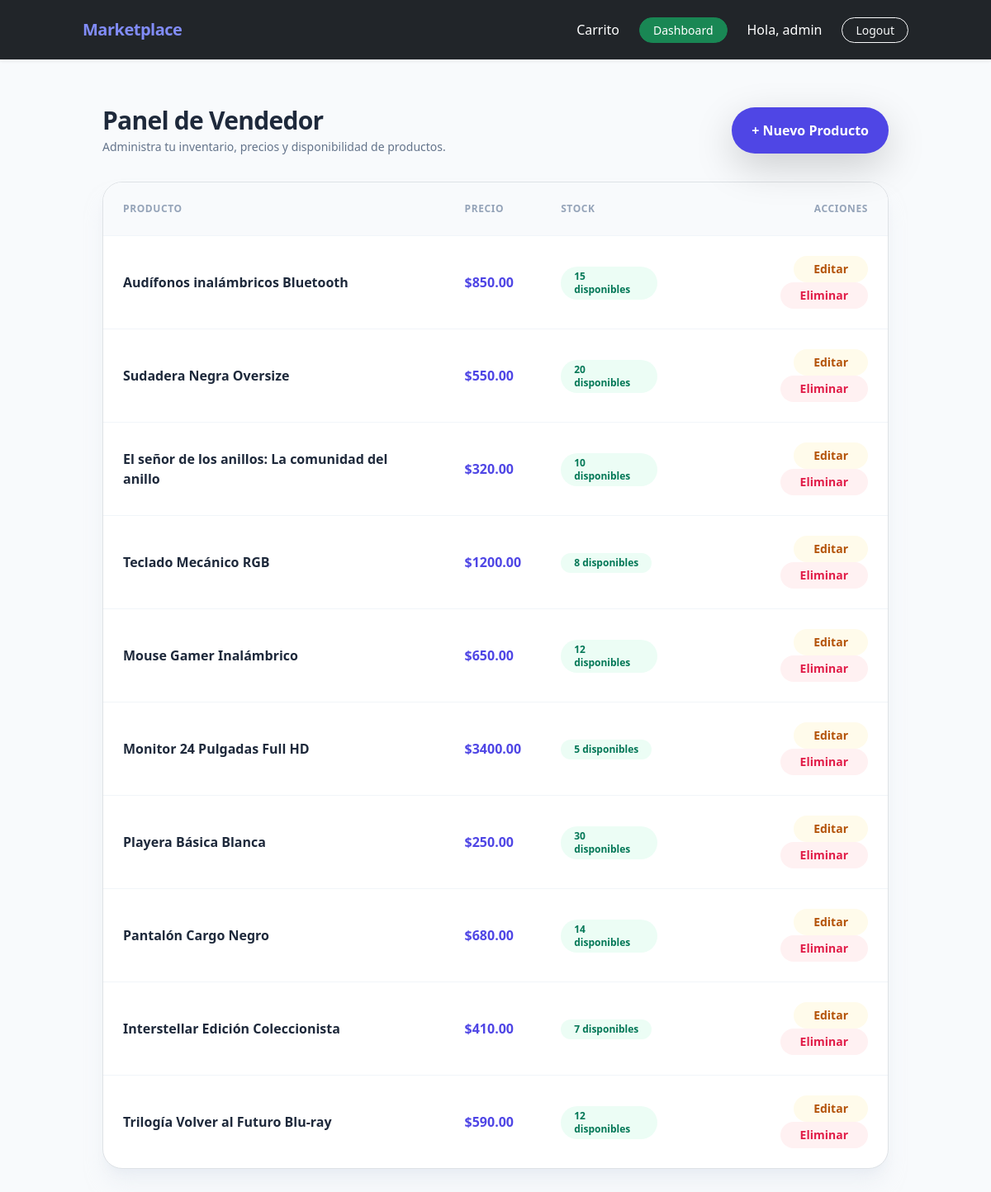
The page /dashboard/ (signed in) on the database as committed earlier.
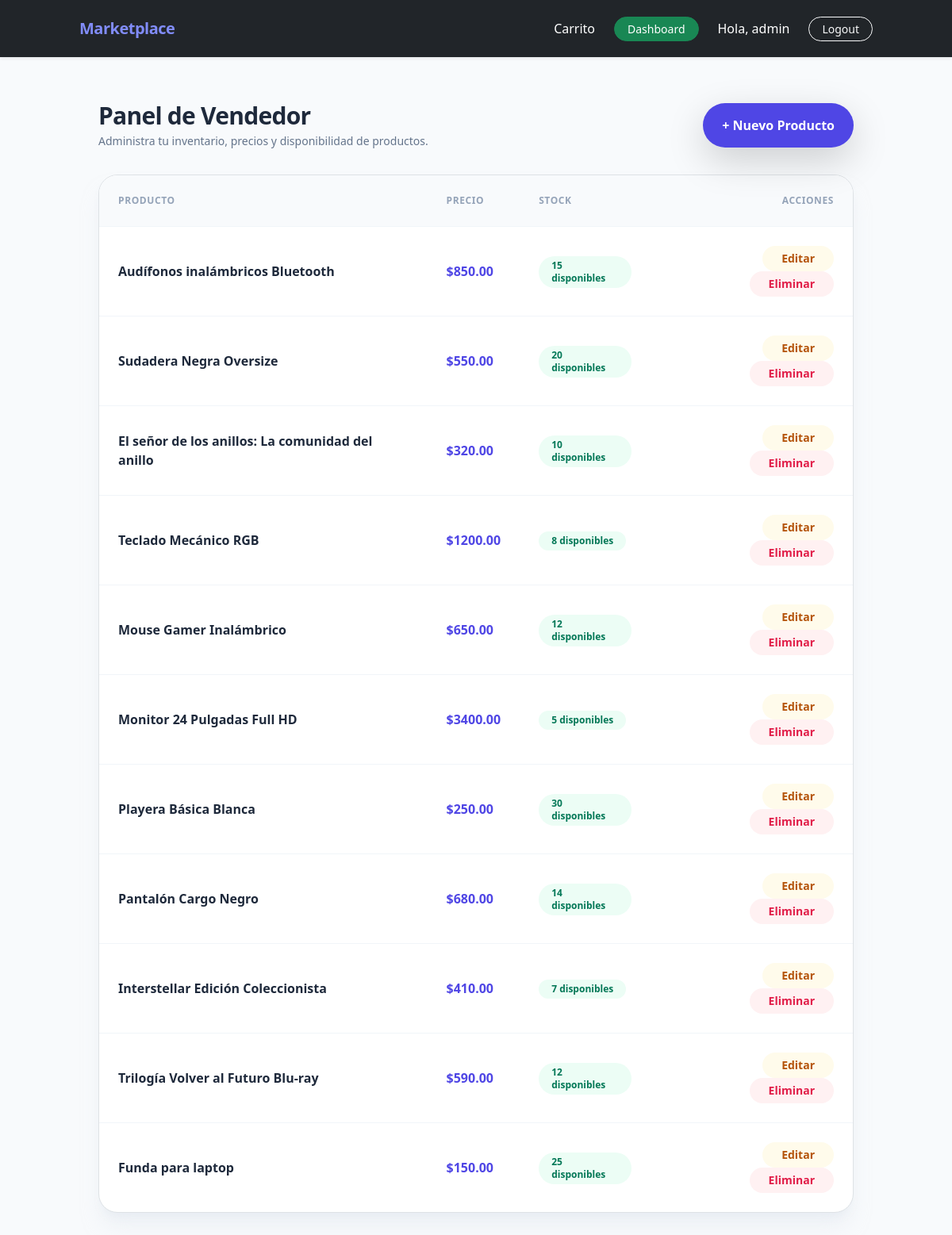
The same page on the database as committed later.
### store/models.py (models this page shows, shortened)
class Product(models.Model):
    id = models.UUIDField(primary_key=True, default=uuid.uuid4, editable=False)
    name = models.CharField(max_length=150)
    description = models.TextField()
    image = models.ImageField(upload_to='upload/', blank=True, null=True)
    price = models.DecimalField(max_digits=10, decimal_places=2)
    stock = models.PositiveIntegerField(default=0)
    owner = models.ForeignKey(
        User,
        on_delete=models.CASCADE,
        related_name='products'
    )  # 1:N
    categories = models.ManyToManyField(
        Category,
        related_name='products'
    )  # N:M
    created_at = models.DateTimeField(auto_now_add=True)

### store/views.py (the view)
# urls.py: path('dashboard/', views.dashboard, name='dashboard'),
@login_required
def dashboard(request):
    if not request.user.is_seller:
        return HttpResponseForbidden("No tienes permisos")
    products = Product.objects.filter(owner=request.user)
    return render(request, 'store/dashboard.html', {
        'products': products
    })

### store/templates/store/dashboard.html (shortened to what this page needs)
{% extends 'store/base.html' %}
{% block content %}
<div class="max-w-6xl mx-auto py-8 px-4">
    <div class="flex flex-col sm:flex-row sm:items-center justify-between gap-4 mb-8">
        <div>
            <h2 class="text-3xl font-extrabold text-slate-800 tracking-tight">Panel de Vendedor</h2>
            <p class="text-slate-500 text-sm mt-1">Administra tu inventario, precios y disponibilidad de productos.</p>
        </div>
        <a href="{% url 'product_create' %}" class="inline-flex items-center justify-center px-6 py-3 bg-indigo-600 hover:bg-indigo-700 text-white font-semibold rounded-full shadow-lg shadow-indigo-500/30 transition-all">
            + Nuevo Producto
        </a>
    </div>
    {% if products %}
    <div class="bg-white rounded-3xl shadow-xl shadow-slate-200/50 border border-slate-100 overflow-hidden">
        <div class="overflow-x-auto">
            <table class="w-full text-left border-collapse">
                <thead>
                    <tr class="bg-slate-50 border-b border-slate-100 text-xs font-bold uppercase tracking-wider text-slate-400">
                        <th class="py-4 px-6">Producto</th>
                        <th class="py-4 px-6">Precio</th>
                        <th class="py-4 px-6">Stock</th>
                        <th class="py-4 px-6 text-right">Acciones</th>
                    </tr>
                </thead>
                <tbody class="divide-y divide-slate-100">
                    {% for product in products %}
                    <tr class="hover:bg-slate-50/70 transition-colors">
                        <td class="py-4 px-6 font-bold text-slate-800">
                            {{ product.name }}
                        </td>
                        <td class="py-4 px-6 font-semibold text-indigo-600">
                            ${{ product.price }}
                        </td>
                        <td class="py-4 px-6">
                            {% if product.stock > 0 %}
                                <span class="inline-flex items-center px-3 py-1 rounded-full text-xs font-bold bg-emerald-50 text-emerald-700">
                                    {{ product.stock }} disponibles
                                </span>
                            {% else %}
                                <span class="inline-flex items-center px-3 py-1 rounded-full text-xs font-bold bg-rose-50 text-rose-700">
                                    Agotado
                                </span>
                            {% endif %}
                        </td>
                        <td class="py-4 px-6 text-right space-x-2">
                            <a href="{% url 'product_update' product.id %}" class="inline-block px-4 py-1.5 bg-amber-50 hover:bg-amber-100 text-amber-700 text-sm font-semibold rounded-full transition-colors">
                                Editar
                            </a>
                            <a href="{% url 'product_delete' product.id %}" class="inline-block px-4 py-1.5 bg-rose-50 hover:bg-rose-100 text-rose-600 text-sm font-semibold rounded-full transition-colors">
                                Eliminar
                            </a>
                        </td>
                    </tr>
                    {% endfor %}
                </tbody>
            </table>
        </div>
    </div>
    {% endif %}
</div>
{% endblock %}

Rows that differ between the two databases and show on the page:
added Product: name "Funda para laptop", price "150.00", stock "25"
